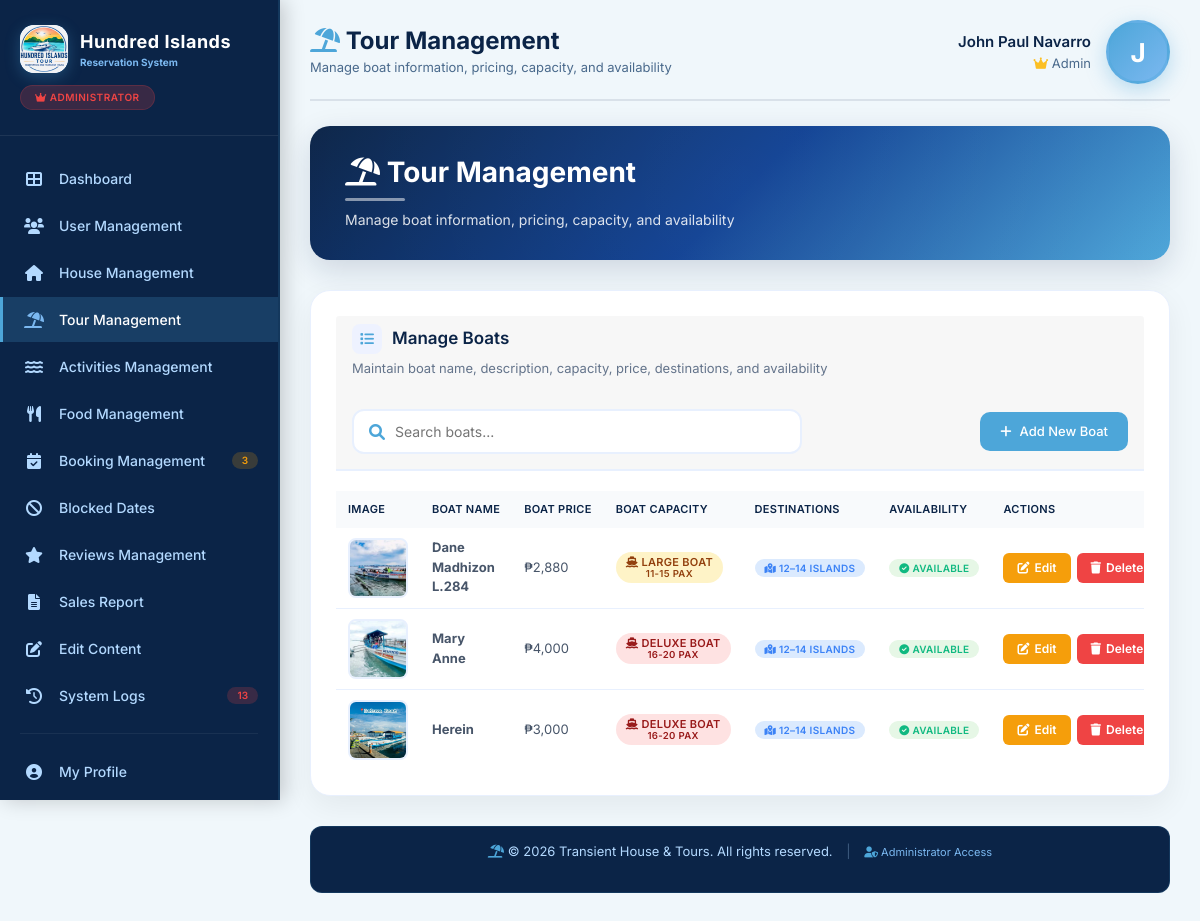
The app's page /tour-dashboard.php (signed in) with its own data.
### tables this page shows
CREATE TABLE `users` (
  `id` int(11) NOT NULL,
  `username` varchar(100) NOT NULL,
  `password` varchar(255) NOT NULL,
  `email` varchar(100) NOT NULL,
  `profile_photo` varchar(255) DEFAULT NULL,
  `fullname` varchar(200) NOT NULL,
  `first_name` varchar(80) DEFAULT NULL,
  `middle_name` varchar(80) DEFAULT NULL,
  `last_name` varchar(80) DEFAULT NULL,
  `name_suffix` varchar(20) DEFAULT NULL,
  `role` enum('admin','staff','guest') NOT NULL DEFAULT 'guest',
  `created_at` timestamp NOT NULL DEFAULT current_timestamp(),
  `reset_token` varchar(10) DEFAULT NULL,
  `reset_token_expires` datetime DEFAULT NULL
);

CREATE TABLE `tours` (
  `id` int(11) NOT NULL,
  `tour_name` varchar(200) NOT NULL,
  `tour_type` varchar(100) NOT NULL,
  `description` text DEFAULT NULL,
  `places_to_visit` text DEFAULT NULL,
  `duration_hours` int(11) NOT NULL,
  `max_guests` int(11) NOT NULL,
  `price_per_boat` decimal(10,2) NOT NULL DEFAULT 0.00,
  `boat_capacity` int(11) NOT NULL DEFAULT 5,
  `inclusions` text DEFAULT NULL,
  `status` enum('available','fully_booked','seasonal') DEFAULT 'available',
  `image` varchar(255) DEFAULT NULL,
  `created_at` timestamp NOT NULL DEFAULT current_timestamp(),
  `boat_type` varchar(50) DEFAULT 'Small',
  `folder_name` varchar(255) DEFAULT NULL
);

### tour-dashboard.php (the view, shortened to what the rows shown need)
<?php
$is_admin = ($_SESSION['role'] == 'admin');
require_once 'database.php';
$user_info = [];
try {
    $stmt = $pdo->prepare("SELECT * FROM users WHERE id = ?");
    $stmt->execute([$_SESSION['user_id']]);
    $user_info = $stmt->fetch();
} catch(PDOException $e) {}
if (!function_exists('getAdminAvatar')) {
    function getAdminAvatar($user_info) {
        $user_id = (int)($user_info['id'] ?? 0);
        $paths = [
            'uploads/profile/user_' . $user_id . '/' . $user_info['profile_photo'],
            'uploads/staff/' . $user_info['profile_photo'],
            'uploads/profile/' . $user_info['profile_photo'],
        ];
        return null;
    }
}
$admin_avatar       = getAdminAvatar($user_info);
$admin_initial      = strtoupper(substr($user_info['fullname'] ?? $user_info['username'] ?? 'U', 0, 1));
$admin_display_name = $user_info['fullname'] ?? $user_info['username'] ?? 'User';
$tours = [];
try {
    $tours = $pdo->query("SELECT * FROM tours ORDER BY id DESC")->fetchAll();
} catch(PDOException $e) {}
function getTourMainImage($tour) {
    $image = $tour['image'] ?? '';
    $folder_name = !empty($tour['folder_name']) ? $tour['folder_name'] : str_replace(' ', '_', trim($tour['tour_name']));
    if (file_exists('uploads/tours/gallery/' . $folder_name . '/' . $image))
        return 'uploads/tours/gallery/' . $folder_name . '/' . $image;
    return null;
}
function getBoatType($n) {
    if ($n <= 15) return 'Large Boat';
    return 'Deluxe Boat';
}
function getBoatCapacityLabel($n) {
    if ($n <= 15) return '11-15 PAX';
    return '16-20 PAX';
}
function getBoatBadgeClass($n) {
    if ($n <= 15) return 'boat-badge-large';
    return 'boat-badge-deluxe';
}
?>
<!DOCTYPE html>
<html lang="en">
<head>
    <link href="https://cdn.jsdelivr.net/npm/bootstrap@5.1.3/dist/css/bootstrap.min.css" rel="stylesheet">
    <link rel="stylesheet" href="https://cdnjs.cloudflare.com/ajax/libs/font-awesome/6.0.0/css/all.min.css">
</head>
<body>
<div class="app-container">
    <div class="main-content">
        <div class="top-bar">
            <div class="page-title">
                <h1>
                    <i class="fas fa-umbrella-beach"></i>
                    Tour Management
                </h1>
            </div>
            <div class="user-profile">
                <div class="user-info" style="text-align: right;">
                    <div class="user-name"><?php echo htmlspecialchars($admin_display_name); ?></div>
                    <div class="user-role">
                        <?php if($is_admin): ?>
                            <i class="fas fa-crown" style="color: #fbbf24;"></i> Admin
                        <?php else: ?>
                            <i class="fas fa-user-tie" style="color: #fbbf24;"></i> Staff
                        <?php endif; ?>
                    </div>
                </div>
                <div class="avatar">
                    <?php if($admin_avatar): ?>
                        <img src="<?php echo htmlspecialchars($admin_avatar); ?>?<?php echo time(); ?>" alt="Avatar">
                    <?php else: ?>
                        <?php echo $admin_initial; ?>
                    <?php endif; ?>
                </div>
            </div>
        </div>
        <div class="page-title-banner">
            <div class="banner-content">
                <h1><i class="fas fa-umbrella-beach"></i> Tour Management</h1>
            </div>
        </div>
        <div class="card">
           <div class="card-header tour-header">
    <div>
        <h2>
            <i class="fas fa-list"></i>
            Manage Boats
        </h2>
    </div>
</div>
            <?php if(count($tours) > 0): ?>
            <div class="table-responsive desktop-table">
                <table>
                    <thead>
                        <tr>
                            <th>Image</th><th>Boat Name</th><th>Boat Price</th>
                            <th>Boat Capacity</th><th>Destinations</th><th>Availability</th>
                            <th>Actions</th>
                        </tr>
                    </thead>
                    <tbody>
                        <?php foreach($tours as $tour):
                            $boat_type = getBoatType($tour['max_guests']);
                            $boat_label = getBoatCapacityLabel($tour['max_guests']);
                            $badge_class = getBoatBadgeClass($tour['max_guests']);
                            $main_image = getTourMainImage($tour);
                        ?>
                        <tr class="tour-row"
    data-search="<?php echo strtolower(htmlspecialchars(
        ($tour['tour_name'] ?? '') . ' ' .
        ($tour['description'] ?? '') . ' ' .
        ($tour['status'] ?? '')
    )); ?>">
                            <td>
                                <?php if($main_image): ?>
                                    <img src="<?php echo htmlspecialchars($main_image); ?>" class="tour-thumb"
                                         onerror="this.src='https://via.placeholder.com/60x60/4DA6D9/ffffff?text=Tour'">
                                <?php else: ?>
                                    <div style="width:60px;height:60px;background:#f1f5f9;border-radius:8px;display:flex;align-items:center;justify-content:center;color:#94a3b8;">
                                        <i class="fas fa-umbrella-beach"></i>
                                    </div>
                                <?php endif; ?>
                            </td>
                            <td><strong><?php echo htmlspecialchars($tour['tour_name']); ?></strong></td>
                            <td>₱<?php echo number_format($tour['price_per_boat'] ?? $tour['price_per_person'] ?? 0); ?></td>
                            <td>
                                <span class="badge <?php echo $badge_class; ?>" style="font-size: 11px;">
                                    <i class="fas fa-ship"></i> <?php echo $boat_type; ?>
                                    <br><small><?php echo $boat_label; ?></small>
                                </span>
                            </td>
                            <td><span class="badge badge-info"><i class="fas fa-map-marked-alt"></i> 12–14 islands</span></td>
                            <td>
                                <span class="badge <?php echo $tour['status'] == 'available' ? 'badge-success' : ($tour['status'] == 'fully_booked' ? 'badge-danger' : 'badge-warning'); ?>">
                                    <i class="fas fa-<?php echo $tour['status'] == 'available' ? 'check-circle' : ($tour['status'] == 'fully_booked' ? 'times-circle' : 'calendar-alt'); ?>"></i>
                                    <?php echo ucfirst(str_replace('_', ' ', $tour['status'])); ?>
                                </span>
                            </td>
                            <td>
                                <div class="action-buttons">
                                    <button class="btn-action btn-edit" onclick='editTour(<?php echo htmlspecialchars(json_encode($tour), ENT_QUOTES, "UTF-8"); ?>)'>
                                        <i class="fas fa-edit"></i> <span>Edit</span>
                                    </button>
                                    <a href="?delete_tour=<?php echo $tour['id']; ?>" class="btn-action btn-delete" onclick="return confirm('Delete this boat? Existing related records may also be affected.')">
                                        <i class="fas fa-trash"></i> <span>Delete</span>
                                    </a>
                                </div>
                            </td>
                        </tr>
                        <?php endforeach; ?>
                    </tbody>
                </table>
            </div>
            <?php endif; ?>
        </div>
    </div>
</div>
</body>
</html>

### records on screen
users: fullname "John Paul Navarro", fullname "J"
tours: folder_name+image (picture), tour_name "Dane Madhizon L.284", price_per_boat "2,880", max_guests "LARGE BOAT", max_guests "11-15 PAX", status "AVAILABLE"
tours: folder_name+image (picture), tour_name "Mary Anne", price_per_boat "4,000", max_guests "DELUXE BOAT", max_guests "16-20 PAX", status "AVAILABLE"
tours: folder_name+image (picture), tour_name "Herein", price_per_boat "3,000", max_guests "DELUXE BOAT", max_guests "16-20 PAX", status "AVAILABLE"

### other values on screen
$sidebar_pending_bookings "3"
$sidebar_failed_logs "13"
$content['footer']['copyright'] "Transient House & Tours. All rights reserved."
